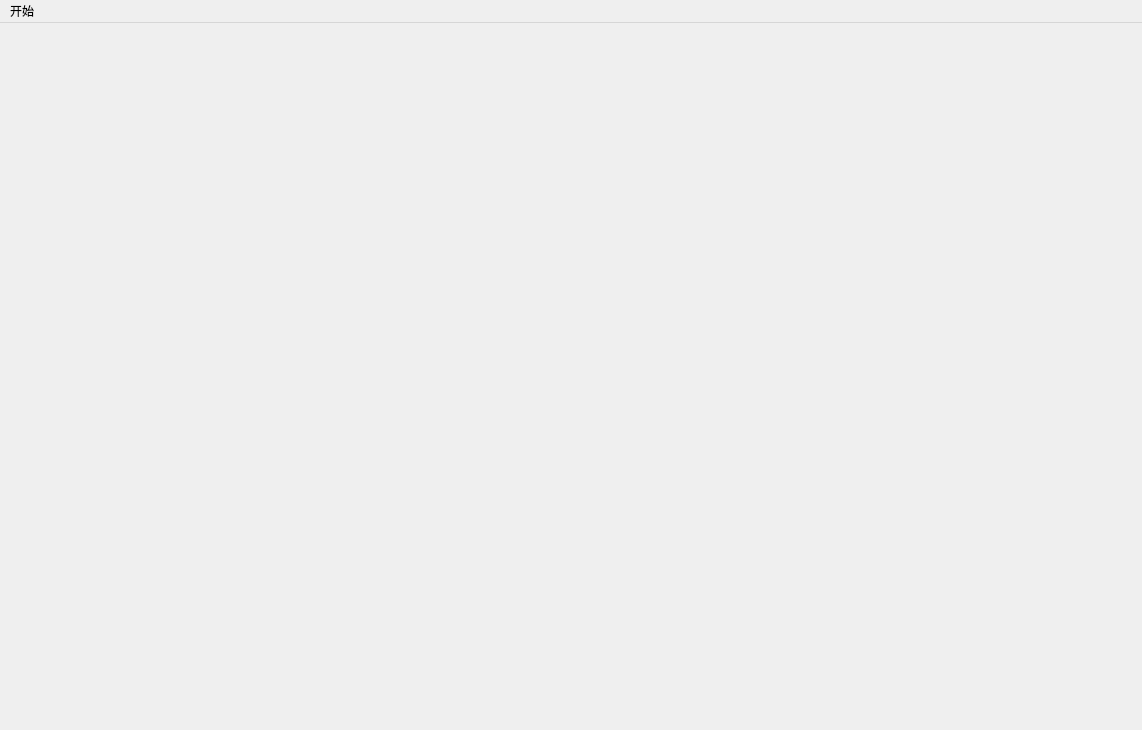
<?xml version="1.0" encoding="UTF-8"?>
<ui version="4.0">
 <class>MainWindow</class>
 <widget class="QMainWindow" name="MainWindow">
  <property name="geometry">
   <rect>
    <x>0</x>
    <y>0</y>
    <width>1142</width>
    <height>730</height>
   </rect>
  </property>
  <property name="windowTitle">
   <string>MainWindow</string>
  </property>
  <widget class="QWidget" name="centralWidget"/>
  <widget class="QMenuBar" name="menuBar">
   <property name="geometry">
    <rect>
     <x>0</x>
     <y>0</y>
     <width>1142</width>
     <height>23</height>
    </rect>
   </property>
   <widget class="QMenu" name="menu">
    <property name="title">
     <string>开始</string>
    </property>
    <addaction name="actionquit"/>
   </widget>
   <addaction name="menu"/>
  </widget>
  <action name="actionquit">
   <property name="text">
    <string>退出</string>
   </property>
  </action>
 </widget>
 <layoutdefault spacing="6" margin="11"/>
 <resources/>
 <connections/>
</ui>
